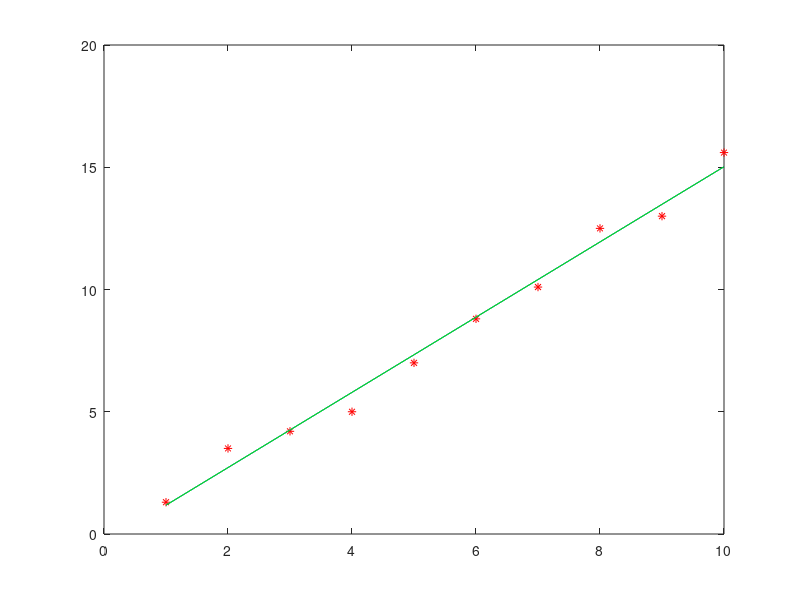

MATLAB code to generate this figure:
clear all
clc

x = linspace(1,10,10)
y = [1.3,3.5,4.2,5,7,8.8,10.1,12.5,13,15.6]
 
n = length(x)

s1 = 0
s2 = 0
s3 = 0
s4 = 0
  
for k =1:n
  s1 = s1 + y(k)*x(k)
  s2 = s2 + y(k)
  s3 = s3 + x(k)
  s4 = s4 + (x(k)^2)
endfor

c1 = ((n*s1)-(s2*s3))/((n*s4)-(s3^2))
c2 = ((s2*s4)-(s1*s3))/((n*s4)-(s3^2))

f = c1*x + c2

mccoef = polyfit(x,y,1)
f2 = mccoef(1)*x + mccoef(2)

#plot(x,y,'*r',x,f(:),'b')
plot(x,y,'*r',x,f,'b',x,f2,'g')